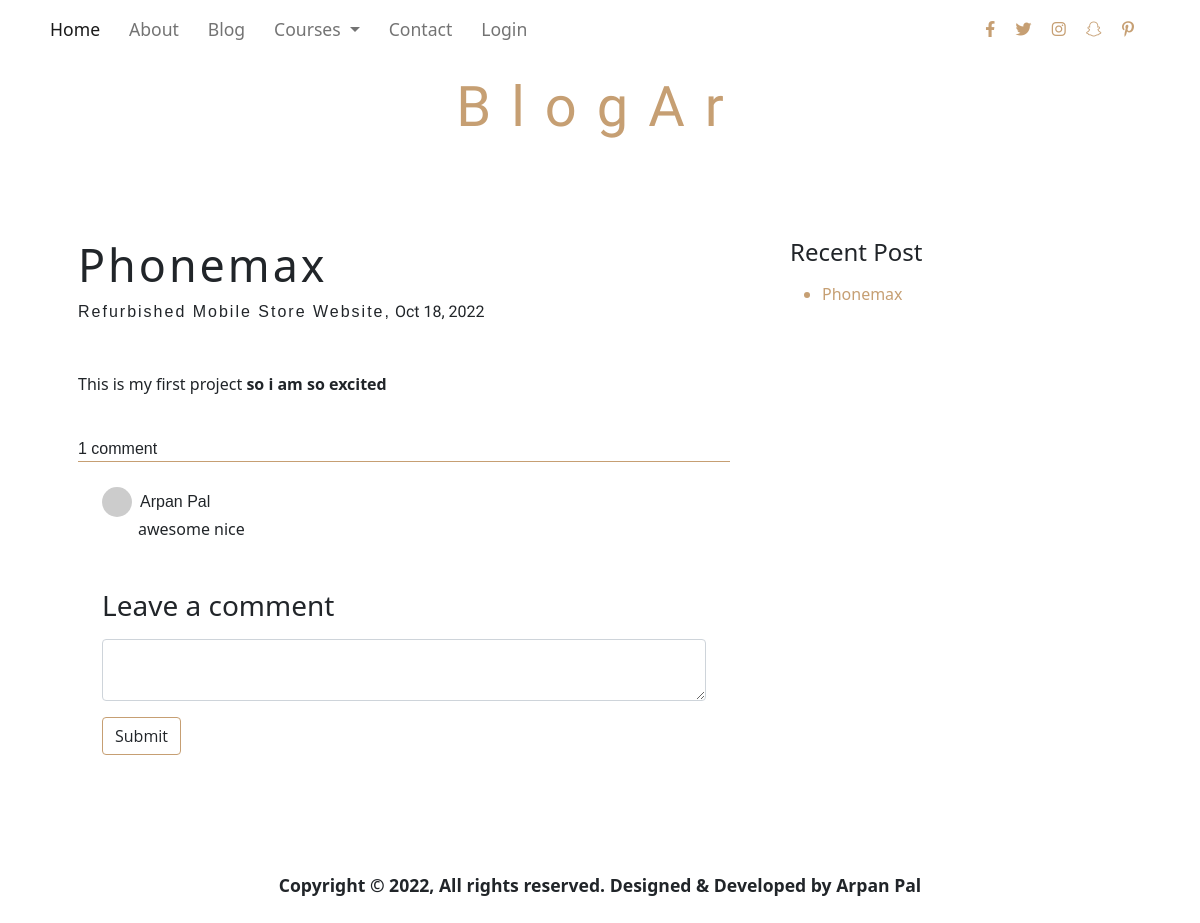
/blog/1, run on an earlier commit of the app's database.
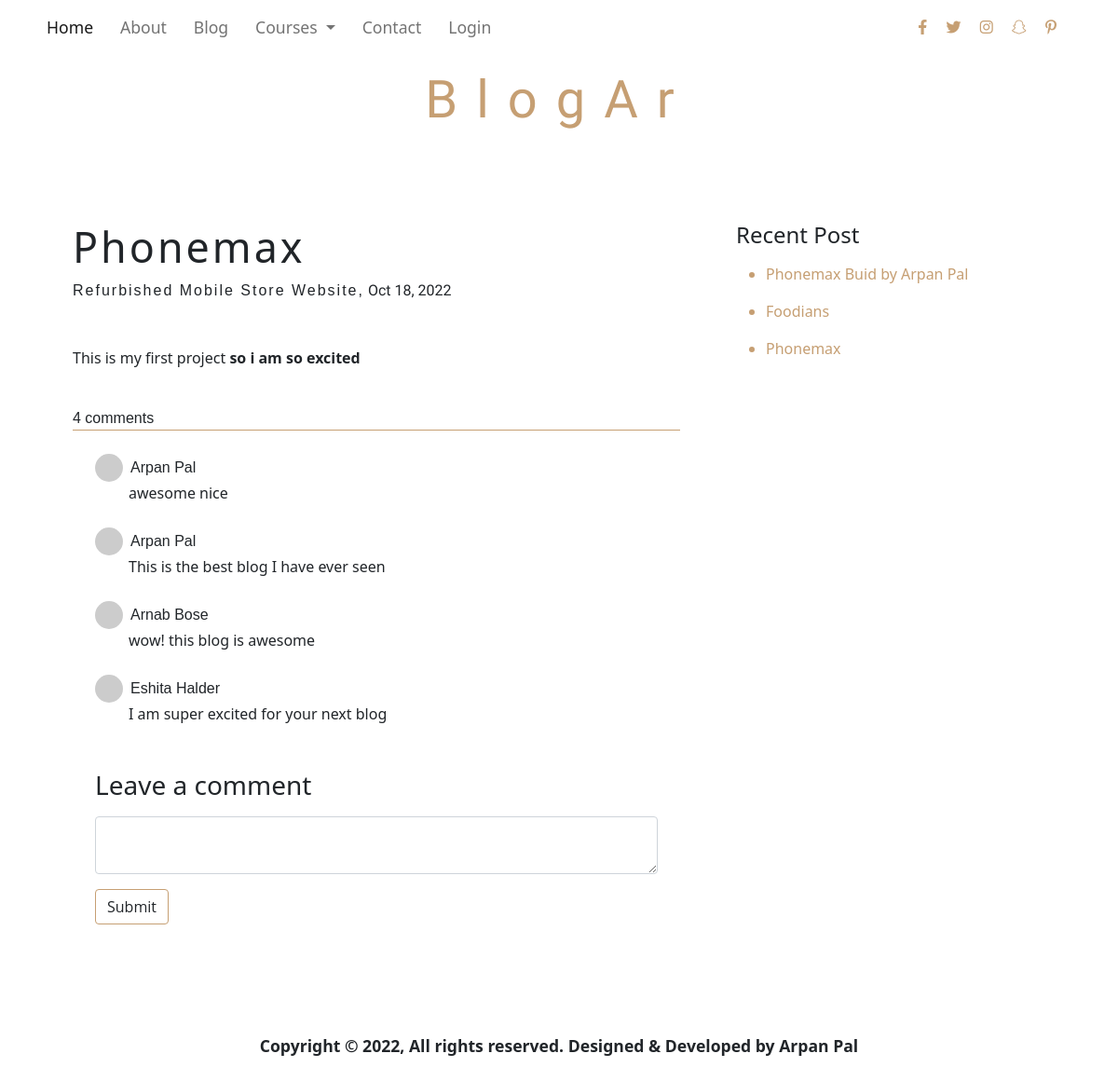
And on a later commit of the database.
### main.py (models this page shows)
class Blog(db.Model, UserMixin):
    __tablename__ = 'blog'
    id = Column(Integer, primary_key=True)
    title = Column(String(250))
    subtitle = Column(String(250))
    date = Column(String(20))
    body = Column(String(250))
    blogs = relationship('Comment', cascade='all, delete', backref='blog', lazy=True)

class Comment(db.Model, UserMixin):
    __tablename__ = 'comment'
    id = Column(Integer, primary_key=True)
    text = Column(String(250))
    user_id = Column(Integer, ForeignKey('user.id'))
    blog_id = Column(Integer, ForeignKey('blog.id'))

class User(db.Model, UserMixin):
    __tablename__ = 'user'
    id = Column(Integer, primary_key=True)
    name = Column(String(50))
    email = Column(String(50))
    password = Column(String(50))
    comments = relationship('Comment', cascade='all, delete', backref='user', lazy=True)

### main.py (the view, shortened to what this page needs)
@app.route("/blog/<int:id>", methods=["POST", "GET"])
def blog_details(id):
    individual_blog = Blog.query.get(id)
    blogs = db.session.query(Blog).all()
    commentform = CommentForm()
    comments = Comment.query.filter_by(blog_id=id).all()
    print(comments)
    return render_template("blog_details.html", blog=individual_blog, blogs=blogs, current_user=current_user,
                           form=commentform, comments=comments, gravatar=gravatar)

### form.py
class CommentForm(FlaskForm):
    body = TextAreaField(label="Enter your comment here", validators=[DataRequired()])

### templates/blog_details.html (shortened to what this page needs)
{% extends 'base.html' %}
{% block body %}
<div class="container mt-5 p-5">
    <div class="row">
        <div class="col-lg-8 col-sm-12 pe-5">
            <div class="post mb-3">
                <p class="h2 heading_blog"><a href="{{ url_for('blog_details', id=blog.id) }}">{{blog.title}}</a></p>
                <p><span style="letter-spacing: 2px;">{{blog.subtitle}},</span><span style="font-family: 'Dancing Script', cursive;"> {{blog.date}}</span></p>
                <p class="mt-5"><span style="font-size: 1.9rem;">{{blog.body|safe}}</span></p>
                <br>
                {% if comments|count > 1 %}
                <span>{{comments|count}} comments</span>
                {% else %}
                <span>{{comments|count}} comment</span>
                {% endif %}
            </div>
            <div class="container mt-3 mb-3">
                    {% for comment in comments %}
                    <div class="comment">
                    <img src="{{comment.user.email|gravatar}}" alt="" height="30px" width="30px"
                        style="border-radius: 50%;"><span class="ms-2">{{comment.user.name|title}}</span>
                    <p class="" style="margin-left: 36px;">{{comment.text}}</p>
                </div>
                    {% endfor %}
            </div>
            <div class="container w-100">
                <form action="" method="post" class="mt-5">
                    <label for="comment" class="h3 mb-3 p-0">Leave a comment</label>
                    {{form.body(class="form-control")}}
                    {% if not current_user.is_authenticated: %}
                    <a href="" class="btn mt-3" disabled="true" onclick=notice()>Submit</a>
                    {% else: %}
                    <button type="submit" class="btn mt-3">Submit</button>
                    {% endif %}
                </form>
            </div>
        </div>
        <div class="col-lg-4 col-sm-12">
            <div class="h4">Recent Post</div>
            <ul>
                {% if blogs|length >5 %}
                {% for blog in blogs[:-6:-1] %}
                <li class="blog_title mt-3"><a href="{{ url_for('blog_details', id=blog.id) }}">{{blog.title}}</a></li>
                {% endfor %}
                {% else %}
                {% for blog in blogs[::-1] %}
                <li class="blog_title mt-3"><a href="{{ url_for('blog_details', id=blog.id) }}">{{blog.title}}</a></li>
                {% endfor %}
                {% endif %}
            </ul>
        </div>
    </div>
</div>
<div class="container mt-5 footer">
    <p class="text-center mt-3">Copyright © 2022, All rights reserved. Designed & Developed by Arpan Pal</p>
  </div>
{% endblock body %}

### templates/base.html (shortened to what this page needs)
<!DOCTYPE html>
<html lang="en">
<head>
    <link href="https://cdn.jsdelivr.net/npm/bootstrap@5.0.2/dist/css/bootstrap.min.css" rel="stylesheet">
    <link rel="stylesheet" href="https://cdnjs.cloudflare.com/ajax/libs/font-awesome/6.2.0/css/all.min.css" />
    <link rel="stylesheet" href="{{ url_for('static', filename='../static/css/style.css') }}">
</head>
<body>
    <nav class="navbar navbar-expand-lg navbar-light ">
        <div class="container">
          <div class="collapse navbar-collapse" id="navbarNavDropdown">
            <ul class="navbar-nav">
              <li class="nav-item">
                <a class="nav-link active" aria-current="page" href="{{ url_for('home') }}">Home</a>
              </li>
              <li class="nav-item">
                <a class="nav-link" href="#about">About</a>
              </li>
              <li class="nav-item">
                <a class="nav-link" href="{{ url_for('blog') }}">Blog</a>
              </li>
              <li class="nav-item dropdown">
                <a class="nav-link dropdown-toggle" href="#" id="navbarDropdownMenuLink" role="button" data-bs-toggle="dropdown" aria-expanded="false">
                  Courses
                </a>
              </li>
              <li class="nav-item">
                <a class="nav-link" href="#">Contact</a>
              </li>
              {% if not current_user.is_authenticated: %}
  <li class="nav-item">
    <a class="nav-link" href="{{ url_for('login') }}">Login</a>
  </li>
{% else: %}
  <li class="nav-item">
    <a class="nav-link" href="{{ url_for('logout') }}">Logout</a>
  </li>
{% endif %}
            </ul>
          </div>
          <div class="contact_icons pe-2">
            <a href="https://www.facebook.com/arpanpaul.paul.5"><i class="fa-brands fa-facebook-f me-3"></i></a>
            <a href="https://twitter.com/"><i class="fa-brands fa-twitter me-3"></i></a>
            <a href="https://www.instagram.com/iarpanp/"><i class="fa-brands fa-instagram me-3"></i></a>
            <a href="https://www.snapchat.com"><i class="fa-brands fa-snapchat me-3"></i></a>
            <a href="https://in.pinterest.com"><i class="fa-brands fa-pinterest-p me-3"></i></a>
          </div>
        </div>
      </nav>
    <div class="container mt-3 ">
        <h2 class="text-center blog_heading">BlogAr</h2>
    </div>
    {% block body %}
    {% endblock body %}
</body>
</html>

### static/css/style.css (style rules this page uses)
* { padding: 0; margin: 0; box-sizing: border-box; }
i { cursor: pointer; }
.nav-item { font-size: 1.1rem; margin-right: 3%; }
.blog_heading { font-size: 3.5rem; letter-spacing: 20px; font-family: 'Alkalami', serif; font-family: 'Dancing Script', cursive; color: #c69f73; }
.btn { border: 1px solid #c69f73; font-family: 'Open Sans', sans-serif; }
.fa-brands { color: #c69f73; }
span { font-family: 'Source Sans Pro', sans-serif; }
.footer { width: 100%; height: 9vh; padding-top: 5px; font-size: 1.1rem; font-weight: bold; }
.heading_blog a { font-size: 2.8rem; color: #212529; text-decoration: none; letter-spacing: 3px; }
.post { border-bottom: 1px solid #c69f73; }
.blog_title a,li { color: #c69f73; text-decoration: none; }
.comment { margin-top: 25px; }

What changed in the data, as far as the page shows it:
added Comment: user.name "Arpan Pal", text "This is the best blog I have ever seen"
added Comment: user.name "Arnab Bose", text "wow! this blog is awesome"
added Comment: user.name "Eshita Halder", text "I am super excited for your next blog"
added Blog: title "Phonemax Buid by Arpan Pal"
added Blog: title "Foodians"
Also different on the page:
{{ comments|count }}: (not shown) → "4"
{{ comments|count }}: "1" → (not shown)
text no longer shown: "comment"
text now shown: "comments"
